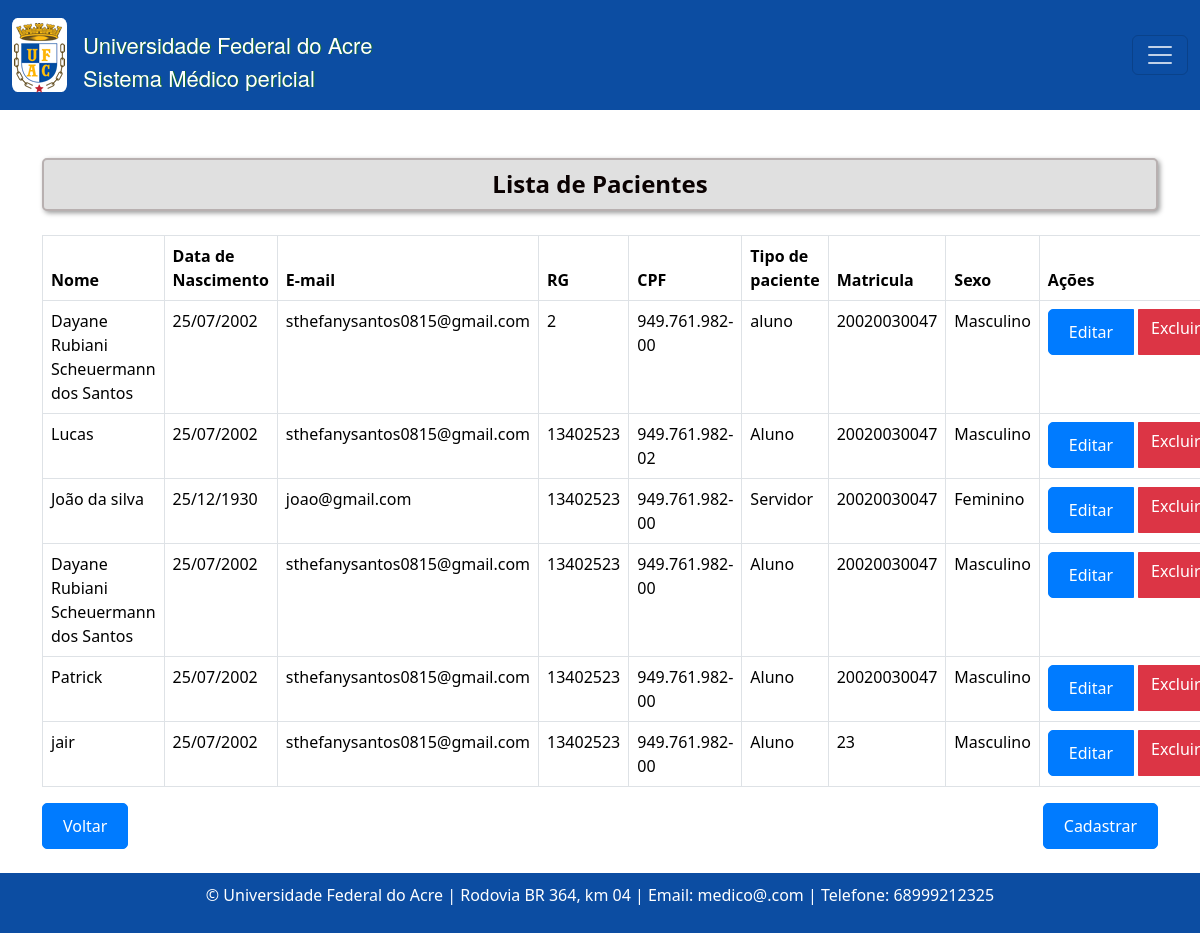
The app's page /pacientes/ with its own data.
### consulta/models.py (models this page shows, shortened)
class Paciente(models.Model):
    nome = models.CharField(max_length=100)
    data_nascimento = models.DateField()
    email = models.EmailField()
    rg = models.CharField(max_length=20)
    cpf = models.CharField(max_length=14)
    sexo = models.CharField(max_length=1, choices=[('M', 'Masculino'), ('F', 'Feminino')])
    matricula = models.CharField(max_length=20)
    TIPO_PACIENTE_CHOICES = [
        ('Aluno', 'Aluno'),
        ('Servidor', 'Servidor'),
        ('Outro', 'Outro'),
    ]
    tipo_paciente = models.CharField(max_length=20, choices=TIPO_PACIENTE_CHOICES)
    cargo_funcao = models.CharField(max_length=50, default='', blank=True, null=True,)
    cep = models.CharField(max_length=9)
    cidade = models.CharField(max_length=50)
    bairro = models.CharField(max_length=50, default='')
    uf = models.CharField(max_length=2)
    numero = models.CharField(max_length=10)
    ddd_telefone = models.CharField(max_length=3)
    complemento = models.CharField(max_length=100, blank=True, null=True, default='')  # Adicionando o valor padrão aqui

### consulta/views.py (the view)
# urls.py: path('pacientes/', listar_pacientes, name= 'pacienteListagem' ),
def listar_pacientes(request):
    pacientes = Paciente.objects.all()
    return render(request, 'consultas/listagem_pacientes.html', {'pacientes': pacientes})

### templates/consultas/listagem_pacientes.html (shortened to what this page needs)
{% extends "base.html" %}
{% block content %}
  <h4 class="text-center mb-4 custom-title">Lista de Pacientes</h4>
  <table class="table table-bordered">
    <thead>
      <tr>
        <th>Nome</th>
        <th>Data de Nascimento</th>
        <th>E-mail</th>
        <th>RG</th>
        <th>CPF</th>
        <th>Tipo de paciente</th>
        <th>Matricula</th>
        <th>Sexo</th>
        <th>Ações</th>
      </tr>
    </thead>
    <tbody>
      {% for paciente in pacientes %}
      <tr class="paciente-row">
        <td>{{ paciente.nome }}</td>
        <td>{{ paciente.data_nascimento | date:"d/m/Y "}}</td>
        <td>{{ paciente.email }}</td>
        <td>{{ paciente.rg }}</td>
        <td>{{ paciente.cpf }}</td>
        <td>{{ paciente.tipo_paciente }}</td>
        <td>{{ paciente.matricula }}</td>
        <td>{{ paciente.get_sexo_display }}</td>
        <td>
          <div class="btn-group" role="group" aria-label="Ações">
            <a href="{% url 'pacienteEditar' paciente.id %}" class="btn btn-primary">Editar</a>
            <a href="{% url 'pacienteExcluir' paciente.id %}" class="btn btn-danger ms-1">Excluir</a>
        </div>
        </td>
      </tr>
      {% endfor %}
    </tbody>
  </table>
  <div class="d-flex justify-content-between">
    <a class="btn btn-primary" href="{% url 'home' %}">Voltar</a>
    <a class="btn btn-primary" href="{% url 'pacienteCreate'  %}">Cadastrar</a>
  </div>
{% endblock %}

### static/css/estilos.css (style rules this page uses)
.custom-title { font-size: 24px; font-weight: bold; color: #0a0101; background-color: #e0e0e0; padding: 10px; border: 2px solid #b8b0b0; border-radius: 5px; box-shadow: 2px 2px 5px #9b9b9b; margin-bottom: 5px; }
.btn-primary { background-color: #007bff; color: #fff; border: 1px solid #007bff; border-radius: 5px; padding: 10px 20px; text-decoration: none; display: inline-block; transition: background-color 0.3s ease; }

### records on screen
Paciente: nome "Dayane Rubiani Scheuermann dos Santos", data_nascimento "25/07/2002", email "sthefanysantos0815@gmail.com", rg "2", cpf "949.761.982-00", tipo_paciente "aluno", matricula "20020030047", sexo "Masculino"
Paciente: nome "Lucas", data_nascimento "25/07/2002", email "sthefanysantos0815@gmail.com", rg "13402523", cpf "949.761.982-02", tipo_paciente "Aluno", matricula "20020030047", sexo "Masculino"
Paciente: nome "João da silva", data_nascimento "25/12/1930", email "joao@gmail.com", rg "13402523", cpf "949.761.982-00", tipo_paciente "Servidor", matricula "20020030047", sexo "Feminino"
Paciente: nome "Dayane Rubiani Scheuermann dos Santos", data_nascimento "25/07/2002", email "sthefanysantos0815@gmail.com", rg "13402523", cpf "949.761.982-00", tipo_paciente "Aluno", matricula "20020030047", sexo "Masculino"
Paciente: nome "Patrick", data_nascimento "25/07/2002", email "sthefanysantos0815@gmail.com", rg "13402523", cpf "949.761.982-00", tipo_paciente "Aluno", matricula "20020030047", sexo "Masculino"
Paciente: nome "jair", data_nascimento "25/07/2002", email "sthefanysantos0815@gmail.com", rg "13402523", cpf "949.761.982-00", tipo_paciente "Aluno", matricula "23", sexo "Masculino"
